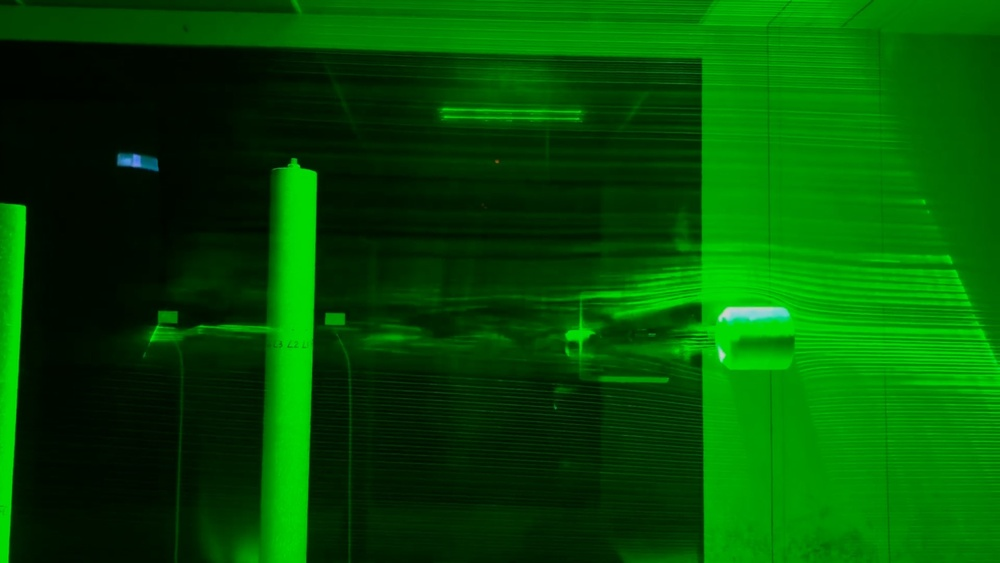
#> input picture image1.jpg, 1000 x 563 px, shrunk from 1706 x 960 before the run
$ python extract_streamlines.py image1.jpg   (older library calls are emulated)
#> lines starting #> are read from the running program, lines starting #| are printed output that depends on the picture; after the words box and inside, x2 and y2 are one past the last pixel; in counts of white or black regions, pixels touching at a corner belong together
#!/usr/bin/env python3
"""
Extract wind-tunnel laser/smoke streamline centerline coordinates from an image.

Example:
    python3 extract_streamlines.py input.jpg --out-dir output

The script writes:
    output/streamlines.csv      one row per sampled point
    output/streamlines.json     grouped polyline coordinates
    output/mask.png             detected green-line mask
    output/skeleton.png         one-pixel centerline image
    output/overlay.png          detected lines drawn on the source image
"""

from __future__ import annotations

import argparse
import csv
import json
import math
from pathlib import Path

import cv2
import numpy as np


NEIGHBORS_8 = [
    (-1, -1),
    (0, -1),
    (1, -1),
    (-1, 0),
    (1, 0),
    (-1, 1),
    (0, 1),
    (1, 1),
]


# [10 lines left out: function parse_roi, not called in this run]


def parse_angles(text: str) -> list[float]:
#> in main, image is the input picture: shape (563, 1000, 3); mean B, G, R 2.1, 80.9, 1.7
    try:
        return [float(v.strip()) for v in text.split(",") if v.strip()]
    except ValueError as exc:
        raise argparse.ArgumentTypeError("--line-angles must be comma-separated numbers") from exc


# [114 lines left out: functions make_green_mask, make_ridge_mask, make_line_kernel, make_multiorientation_line_mask, not called in this run]


def compute_ridge_response(
    image_bgr: np.ndarray,
    ridge_height: int,
    min_value: int,
    saturation_threshold: int,
    smooth_x: float,
    smooth_y: float,
    contrast_norm: bool = True,
    min_headroom: float = 48.0,
) -> tuple[np.ndarray, np.ndarray]:
    """Return a float ridge-strength map and a boolean greenish-validity map.

    With contrast_norm enabled, the response is divided by the local intensity
    headroom (255 - background). On a bright green background the lines can
    only be slightly brighter than their surroundings, so the same physical
    streamline produces a much weaker raw ridge response than on a dark
    background; normalizing by headroom makes one threshold work across both.
    """
#> called with ridge_height = 31, min_value = 20, saturation_threshold = 15, smooth_x = 2, smooth_y = 1, contrast_norm = True, min_headroom = 48
    if ridge_height % 2 == 0:
        ridge_height += 1
    ridge_height = max(ridge_height, 3)

    green = image_bgr[:, :, 1]
    vertical_kernel = cv2.getStructuringElement(cv2.MORPH_RECT, (1, ridge_height))
    background = cv2.morphologyEx(green, cv2.MORPH_OPEN, vertical_kernel)
    response = cv2.subtract(green, background).astype(np.float32)
    if contrast_norm:
        background_blur = cv2.GaussianBlur(background.astype(np.float32), (0, 0), 15)
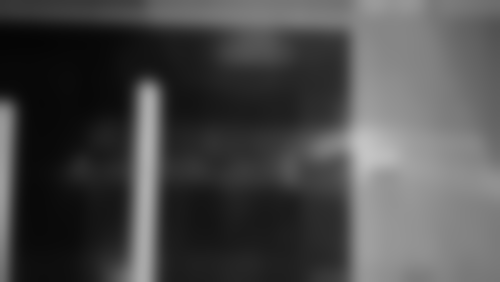
#> background_blur: shape (563, 1000) float32 (shown at 1/2 size); min 5.1, max 196.4, mean 74.6
        headroom = np.clip(255.0 - background_blur, min_headroom, None)
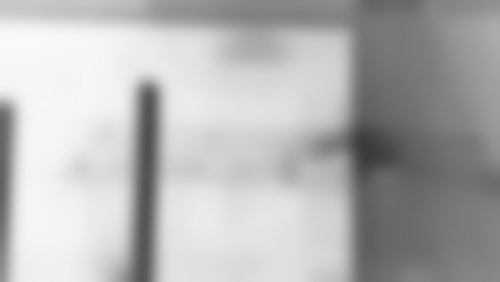
#> headroom: shape (563, 1000) float32 (shown at 1/2 size); min 58.57, max 249.9, mean 180.4
        response = response * (255.0 / headroom)
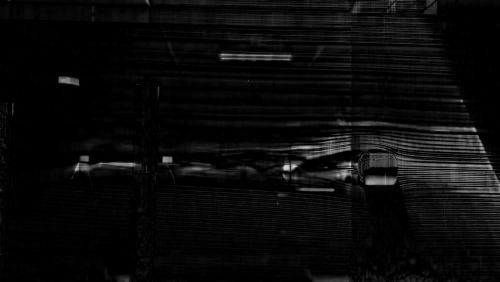
#> response: shape (563, 1000) float32 (shown at 1/2 size); min 0, max 219, mean 10.8
    if smooth_x > 0 or smooth_y > 0:
        response = cv2.GaussianBlur(
            response,
            (0, 0),
            sigmaX=max(smooth_x, 0.01),
            sigmaY=max(smooth_y, 0.01),
        )

    hsv = cv2.cvtColor(image_bgr.astype(np.uint8), cv2.COLOR_BGR2HSV)
#> hsv: shape (563, 1000, 3); mean H, S, V 60.1, 250.4, 81
    h, s, v = cv2.split(hsv)
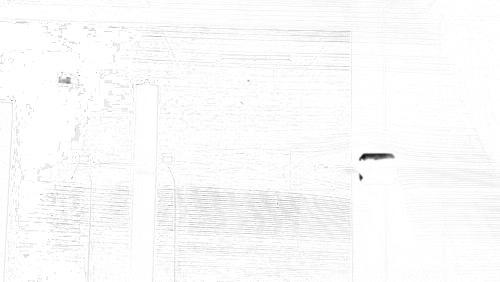
#> s: shape (563, 1000) (shown at 1/2 size); min 6, max 255, mean 250.4
    valid = (h >= 35) & (h <= 95) & (s >= saturation_threshold) & (v >= min_value)
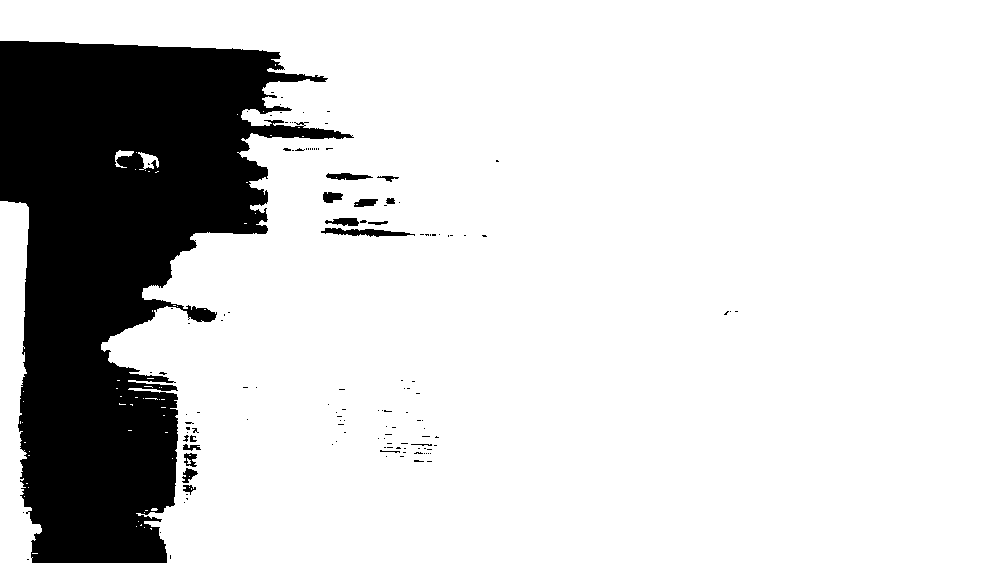
#> valid: shape (563, 1000) bool; 82.8% white; 130 black regions (113 under 20 px), largest, box (x1, y1, x2, y2) and area: (0, 41, 354, 563) 94354, (321, 228, 415, 237) 452, (326, 173, 373, 180) 217
    return response, valid


def find_subpixel_column_peaks(
    column: np.ndarray,
    valid_column: np.ndarray,
    threshold: float,
    min_spacing: int,
) -> list[float]:
    """Find subpixel y positions of local maxima in one image column."""
    r = np.where(valid_column, column, 0.0)
    interior = np.zeros_like(r, dtype=bool)
    interior[1:-1] = (r[1:-1] >= threshold) & (r[1:-1] >= r[:-2]) & (r[1:-1] > r[2:])
    candidates = np.where(interior)[0]
    if candidates.size == 0:
        return []

    order = candidates[np.argsort(-r[candidates])]
    taken = np.zeros(len(r), dtype=bool)
    selected = []
    for idx in order:
        lo = max(0, idx - min_spacing)
        if taken[lo : idx + min_spacing + 1].any():
            continue
        taken[idx] = True
        selected.append(int(idx))

    peaks = []
    for y in selected:
        denom = r[y - 1] - 2.0 * r[y] + r[y + 1]
        delta = 0.0 if abs(denom) < 1e-6 else 0.5 * (r[y - 1] - r[y + 1]) / denom
        delta = float(np.clip(delta, -0.5, 0.5))
        peaks.append(y + delta)
    peaks.sort()
    return peaks


def trace_ridge_tracks(
    response: np.ndarray,
    valid: np.ndarray,
    threshold: float,
    min_spacing: int,
    max_gap: int,
    y_tolerance: float,
    gap_tolerance_growth: float = 0.12,
    slope_alpha: float = 0.3,
    slope_max: float = 2.5,
) -> list[list[tuple[float, float]]]:
    """Link per-column subpixel peaks into streamline tracks, left to right.

    Each active track predicts its next y from a smoothed local slope, so the
    tracker follows curved lines and does not jump to a neighboring line even
    where lines are tightly packed.
    """
    height, width = response.shape
    active: list[dict] = []
    finished: list[list[tuple[float, float]]] = []

    for x in range(width):
        peaks = find_subpixel_column_peaks(response[:, x], valid[:, x], threshold, min_spacing)

        candidates = []
        for ti, track in enumerate(active):
            gap = x - track["last_x"]
            predicted = track["last_y"] + track["slope"] * gap
            tolerance = y_tolerance + gap_tolerance_growth * gap
            for pi, peak_y in enumerate(peaks):
                distance = abs(peak_y - predicted)
                if distance <= tolerance:
                    candidates.append((distance, ti, pi))
        candidates.sort(key=lambda c: c[0])

        used_tracks: set[int] = set()
        used_peaks: set[int] = set()
        for distance, ti, pi in candidates:
            if ti in used_tracks or pi in used_peaks:
                continue
            used_tracks.add(ti)
            used_peaks.add(pi)
            track = active[ti]
            peak_y = peaks[pi]
            gap = x - track["last_x"]
            instant_slope = float(np.clip((peak_y - track["last_y"]) / gap, -slope_max, slope_max))
            track["slope"] = (1.0 - slope_alpha) * track["slope"] + slope_alpha * instant_slope
            track["points"].append((float(x), peak_y))
            track["last_x"] = x
            track["last_y"] = peak_y

        still_active = []
        for track in active:
            if x - track["last_x"] > max_gap:
                finished.append(track["points"])
            else:
                still_active.append(track)
        active = still_active

        for pi, peak_y in enumerate(peaks):
            if pi in used_peaks:
                continue
            active.append({"points": [(float(x), peak_y)], "last_x": x, "last_y": peak_y, "slope": 0.0})

    finished.extend(track["points"] for track in active)
    return finished


def rasterize_polylines(shape: tuple[int, int], lines: list[list[tuple[float, float]]]) -> np.ndarray:
    img = np.zeros(shape, dtype=np.uint8)
    for line in lines:
        pts = np.array([(int(round(x)), int(round(y))) for x, y in line], dtype=np.int32)
        if len(pts) >= 2:
            cv2.polylines(img, [pts], isClosed=False, color=255, thickness=1)
    return img


# [124 lines left out: functions make_streamline_mask, remove_small_components, zhang_suen_thinning, not called in this run]


def skeleton_neighbors(point: tuple[int, int], pixels: set[tuple[int, int]]) -> list[tuple[int, int]]:
    x, y = point
    return [(x + dx, y + dy) for dx, dy in NEIGHBORS_8 if (x + dx, y + dy) in pixels]


# [61 lines left out: functions trace_skeleton_component, extract_polylines, not called in this run]


def line_length(line: list[tuple[int, int]]) -> float:
    return sum(math.hypot(x2 - x1, y2 - y1) for (x1, y1), (x2, y2) in zip(line, line[1:]))


def filter_polylines(
    lines: list[list[tuple[int, int]]],
    min_length: float,
    min_horizontal_span: int,
    horizontal_ratio: float,
) -> list[list[tuple[int, int]]]:
    kept = []
    for line in lines:
        xs = [p[0] for p in line]
        ys = [p[1] for p in line]
        dx = max(xs) - min(xs)
        dy = max(ys) - min(ys)
        if line_length(line) < min_length:
            continue
        if dx < min_horizontal_span:
            continue
        if horizontal_ratio > 0 and dx / max(dy, 1) < horizontal_ratio:
            continue
        kept.append(line)
    kept.sort(key=lambda pts: (np.median([p[1] for p in pts]), min(p[0] for p in pts)))
    return kept


def normalize_left_to_right(line: list[tuple[int, int]]) -> list[tuple[int, int]]:
    if not line:
        return line
    if line[0][0] <= line[-1][0]:
        return line
    return list(reversed(line))


def merge_line_points(left: list[tuple[int, int]], right: list[tuple[int, int]]) -> list[tuple[int, int]]:
    points = normalize_left_to_right(left) + normalize_left_to_right(right)
    seen = set()
    deduped = []
    for point in sorted(points, key=lambda p: (p[0], p[1])):
        if point not in seen:
            deduped.append(point)
            seen.add(point)
    return deduped


def stitch_polylines(
    lines: list[list[tuple[int, int]]],
    max_gap: float,
    y_tolerance: float,
    overlap_tolerance: float,
    iterations: int,
) -> list[list[tuple[int, int]]]:
    if max_gap <= 0 or y_tolerance < 0:
        return [normalize_left_to_right(line) for line in lines]

    stitched = [normalize_left_to_right(line) for line in lines]
    for _ in range(max(iterations, 1)):
        used = [False] * len(stitched)
        merged: list[list[tuple[int, int]]] = []
        changed = False

        order = sorted(
            range(len(stitched)),
            key=lambda i: (np.median([p[1] for p in stitched[i]]), min(p[0] for p in stitched[i])),
        )

        for i in order:
            if used[i]:
                continue
            current = stitched[i]
            used[i] = True
            grew = True
            while grew:
                grew = False
                current = normalize_left_to_right(current)
                current_end = current[-1]
                current_y = np.median([p[1] for p in current[-min(len(current), 9) :]])

                best_j = None
                best_score = None
                for j in order:
                    if used[j]:
                        continue
                    candidate = normalize_left_to_right(stitched[j])
                    candidate_start = candidate[0]
                    candidate_y = np.median([p[1] for p in candidate[: min(len(candidate), 9)]])

                    x_gap = candidate_start[0] - current_end[0]
                    y_gap = abs(candidate_y - current_y)
                    if x_gap < -overlap_tolerance or x_gap > max_gap:
                        continue
                    if y_gap > y_tolerance:
                        continue

                    score = y_gap * 10 + abs(x_gap)
                    if best_score is None or score < best_score:
                        best_score = score
                        best_j = j

                if best_j is not None:
                    current = merge_line_points(current, stitched[best_j])
                    used[best_j] = True
                    grew = True
                    changed = True
            merged.append(current)

        stitched = merged
        if not changed:
            break

    stitched.sort(key=lambda pts: (np.median([p[1] for p in pts]), min(p[0] for p in pts)))
    return stitched


def smooth_and_downsample(line: list[tuple[int, int]], every: int, smooth_window: int) -> list[tuple[float, float]]:
    arr = np.array(line, dtype=np.float32)
    if smooth_window > 1 and len(arr) >= smooth_window:
        if smooth_window % 2 == 0:
            smooth_window += 1
        pad = smooth_window // 2
        padded = np.pad(arr, ((pad, pad), (0, 0)), mode="edge")
        kernel = np.ones(smooth_window, dtype=np.float32) / smooth_window
        arr[:, 0] = np.convolve(padded[:, 0], kernel, mode="valid")
        arr[:, 1] = np.convolve(padded[:, 1], kernel, mode="valid")
    return [(float(x), float(y)) for x, y in arr[:: max(every, 1)]]


def report_polyline_points(
    line: list[tuple[float, float]],
    x_offset: int,
    y_offset: int,
    spacing: float = 3.0,
    smooth_window: int = 25,
) -> np.ndarray:
    points = np.array([(x + x_offset, y + y_offset) for x, y in normalize_left_to_right(line)], dtype=np.float32)
    if len(points) < 2:
        return points.astype(np.int32)

    order = np.argsort(points[:, 0])
    points = points[order]
    unique_x = []
    mean_y = []
    for x in np.unique(points[:, 0]):
        ys = points[points[:, 0] == x, 1]
        unique_x.append(float(x))
        mean_y.append(float(np.mean(ys)))

    xs = np.array(unique_x, dtype=np.float32)
    ys = np.array(mean_y, dtype=np.float32)
    if len(xs) < 2 or xs[-1] - xs[0] < spacing:
        return points.astype(np.int32)

    grid = np.arange(xs[0], xs[-1] + spacing, spacing, dtype=np.float32)
    sampled_y = np.interp(grid, xs, ys).astype(np.float32)
    if smooth_window > 1 and len(sampled_y) >= 5:
        smooth_window = min(smooth_window, len(sampled_y) if len(sampled_y) % 2 == 1 else len(sampled_y) - 1)
        if smooth_window >= 3:
            pad = smooth_window // 2
            padded = np.pad(sampled_y, pad, mode="edge")
            kernel = np.ones(smooth_window, dtype=np.float32) / smooth_window
            sampled_y = np.convolve(padded, kernel, mode="valid")

    return np.column_stack([grid, sampled_y]).round().astype(np.int32)


def write_outputs(
    out_dir: Path,
    source: np.ndarray,
    mask: np.ndarray,
    skeleton: np.ndarray,
    lines: list[list[tuple[float, float]]],
    roi_offset: tuple[int, int],
    scales: tuple[float, float],
    origins: tuple[float, float],
    report_spacing: float,
    report_smooth_window: int,
    report_thickness: int,
) -> None:
    out_dir.mkdir(parents=True, exist_ok=True)
    cv2.imwrite(str(out_dir / "mask.png"), mask)
    cv2.imwrite(str(out_dir / "skeleton.png"), skeleton)

    x0, y0 = roi_offset
    sx, sy = scales
    ox, oy = origins

    with (out_dir / "streamlines.csv").open("w", newline="", encoding="utf-8") as f:
        writer = csv.DictWriter(
            f,
            fieldnames=["line_id", "point_index", "x_px", "y_px", "x", "y"],
        )
        writer.writeheader()
        for line_id, line in enumerate(lines, start=1):
            for point_index, (x, y) in enumerate(line):
                x_px = x + x0
                y_px = y + y0
                writer.writerow(
                    {
                        "line_id": line_id,
                        "point_index": point_index,
                        "x_px": round(x_px, 3),
                        "y_px": round(y_px, 3),
                        "x": round(ox + x_px * sx, 6),
                        "y": round(oy + y_px * sy, 6),
                    }
                )

    payload = []
    for line_id, line in enumerate(lines, start=1):
        points = []
        for x, y in line:
            x_px = x + x0
            y_px = y + y0
            points.append(
                {
                    "x_px": round(x_px, 3),
                    "y_px": round(y_px, 3),
                    "x": round(ox + x_px * sx, 6),
                    "y": round(oy + y_px * sy, 6),
                }
            )
        payload.append({"line_id": line_id, "points": points})
    (out_dir / "streamlines.json").write_text(
        json.dumps(payload, indent=2, ensure_ascii=False),
        encoding="utf-8",
    )

    overlay = source.copy()
    palette = [
        (255, 0, 0),
        (0, 0, 255),
        (255, 255, 0),
        (255, 0, 255),
        (0, 255, 255),
        (255, 128, 0),
    ]
    for line_id, line in enumerate(lines):
        pts = np.array([(int(round(x + x0)), int(round(y + y0))) for x, y in line], dtype=np.int32)
        if len(pts) >= 2:
            cv2.polylines(overlay, [pts], isClosed=False, color=palette[line_id % len(palette)], thickness=2)
            cv2.putText(
                overlay,
                str(line_id + 1),
                tuple(pts[len(pts) // 2]),
                cv2.FONT_HERSHEY_SIMPLEX,
                0.45,
                (255, 255, 255),
                1,
                cv2.LINE_AA,
            )
    cv2.imwrite(str(out_dir / "overlay.png"), overlay)

    report = source.copy()
    dim = np.full_like(report, 20)
    report = cv2.addWeighted(report, 0.65, dim, 0.35, 0)
    for line in lines:
        pts = report_polyline_points(line, x0, y0, spacing=report_spacing, smooth_window=report_smooth_window)
        if len(pts) >= 2:
            cv2.polylines(report, [pts], isClosed=False, color=(0, 0, 0), thickness=report_thickness, lineType=cv2.LINE_AA)
    cv2.imwrite(str(out_dir / "streamline_map.png"), report)


def detect_streamline_polylines(
    work: np.ndarray,
    args: argparse.Namespace,
) -> tuple[list[list[tuple[float, float]]], np.ndarray, np.ndarray]:
    """Run the full detection pipeline on one BGR image (already ROI-cropped).

    Shared by the single-image CLI and the video pipeline so both use the same
    tracer. Returns (lines, mask, skeleton); lines are filtered and stitched
    but not yet smoothed/downsampled.
    """
    if getattr(args, "tracer", "peak") == "peak":
        response, valid = compute_ridge_response(
            work,
            ridge_height=args.ridge_height,
            min_value=args.min_value,
            saturation_threshold=args.min_saturation,
            smooth_x=args.ridge_smooth_x,
            smooth_y=args.ridge_smooth_y,
            contrast_norm=args.contrast_norm,
            min_headroom=args.min_headroom,
        )
        mask = ((response >= args.ridge_threshold) & valid).astype(np.uint8) * 255
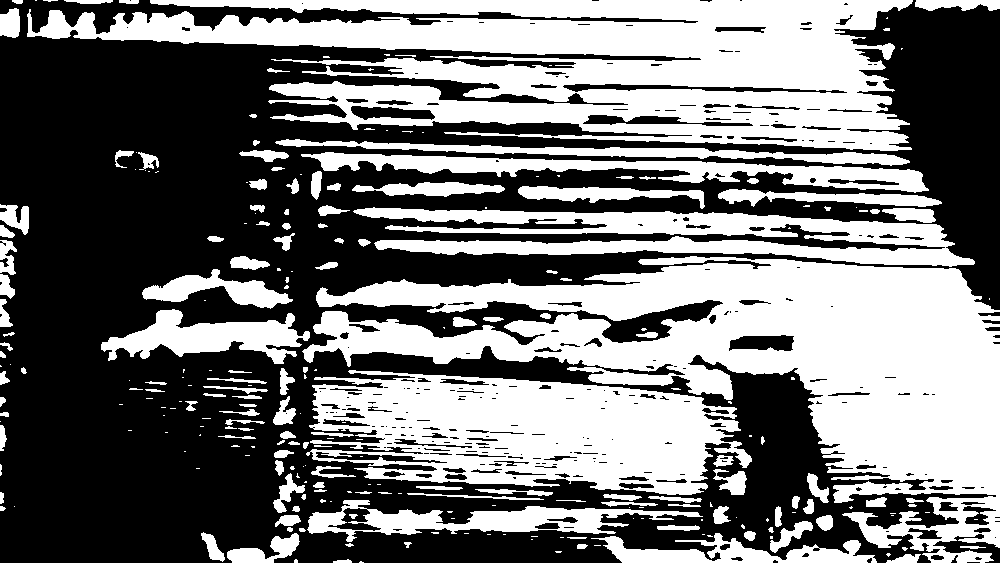
#> mask: shape (563, 1000); 46% white; 260 white regions (119 under 20 px), largest, box (x1, y1, x2, y2) and area: (302, 256, 1000, 563) 80486, (27, 0, 913, 151) 71927, (306, 370, 752, 495) 35356
        raw_lines = trace_ridge_tracks(
            response,
            valid,
            threshold=args.ridge_threshold,
            min_spacing=args.peak_min_spacing,
            max_gap=args.peak_max_gap,
            y_tolerance=args.peak_y_tolerance,
        )
#> (the rest of the program and of its run is left out)
